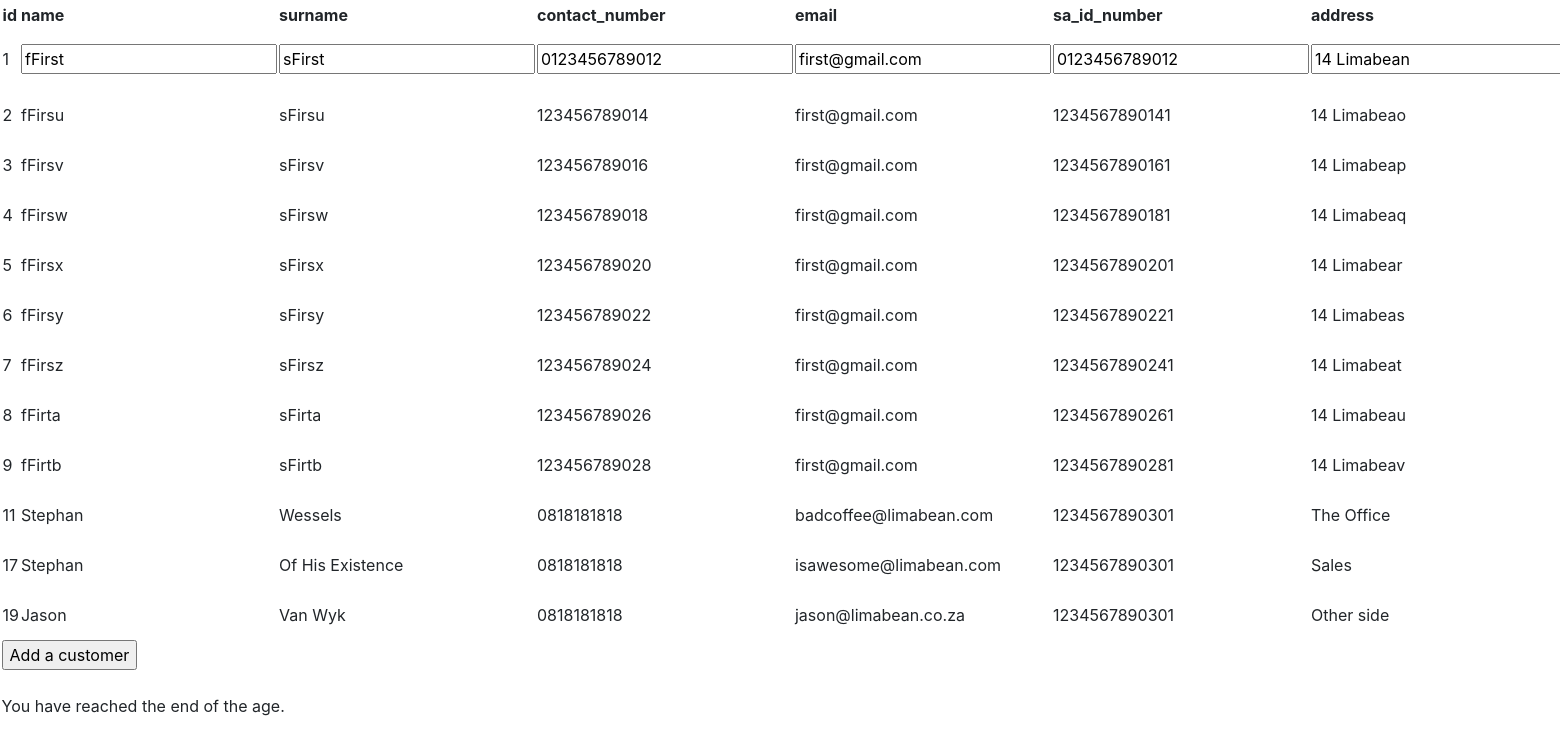
The app's page /customers.php?id=1 with its own data.
### tables this page shows
CREATE TABLE `customer` (
  `id` int(6) NOT NULL,
  `name` varchar(255) DEFAULT NULL,
  `surname` varchar(255) DEFAULT NULL,
  `contact_number` varchar(18) DEFAULT NULL,
  `email` varchar(255) DEFAULT NULL,
  `sa_id_number` char(13) DEFAULT NULL,
  `address` varchar(255) DEFAULT NULL
);

### customers.php (called while the page is built, shortened)
<?php
include("functionsMain.php");
include("customerTable.php");

### customer.php (called while the page is built, shortened)
<?php
class customer
{
    private $id, $name, $surname, $contact_number, $email, $sa_id_number, $address;
    public function __construct($name = "", $surname = "", $contact_number = "", $email = "", $sa_id_number = "", $address = "", $id = "false")
    {
        if($name != ""){
            $this->id = $id;
        }
    }
    public function getId()
    {
        return $this->id;
    }
}

### dbConnect.php (called while the page is built, shortened)
<?php
class dbConnect
{
    private $host, $user, $password, $database, $conn;
    public function __construct($host = "127.0.0.1", $user = "root", $password = "", $database = "dvd_shop")
    {
        $this->host = $host;
        $this->user = $user;
        $this->password = $password;
        $this->database = $database;
        $this->conn = mysqli_connect($this->host, $this->user, $this->password, $this->database);
    }
    public function fetch($query, $where =[], $condition = ' AND ')
    {
        if(is_string($where)) {
            $where = [$where];
        }
        if($where) {
            $query .= ' WHERE ';
            $query .= implode($condition, $where);
        }
        $sql = $this->conn->query($query);
        $result = array();
        while ($row = mysqli_fetch_assoc($sql)) {
            array_push($result, $row);
        }
        return $result;
    }
}

### functionsMain.php (the view, shortened to what this page needs)
    <?php
function tableRowEditTD($name, $value, $placeholder = "", $required = "true", $type = "text"){
    echo "<td>
            <input name='" . $name . "' value='" . htmlspecialchars($value) . "' placeholder='" . htmlspecialchars($placeholder) . "' type='" . $type . "' " . $required . ">
          </td>";
}
function tableRowTD($value){
    echo "<td>" . htmlspecialchars($value) . "</td>";
}

### customerTable.php (shortened to what this page needs)
<?php
include('dbConnect.php');
include_once('functionsCustomer.php');
$_SESSION['customer'] = getCustomer("1=1");
?>
    <table style="width:100%">
        <tr>
            <th>id</th>
            <th>name</th>
            <th>surname</th>
            <th>contact_number</th>
            <th>email</th>
            <th>sa_id_number</th>
            <th>address</th>
        </tr>
        <?php
        foreach ($_SESSION['customer'] as $key => $value) {
                if (isset($_SESSION['userEditing']) && $_SESSION['userEditing'] == $value->getId()) {
                    customerTableRowEdit($value);
                } else {
                    customerTableRow($value);
                }
            }
        ?>
    </table>
    <form method="post" action="<?= htmlspecialchars($_SERVER['PHP_SELF']) ?>">
        <input name="addCustomer" type="submit" value="Add a customer">
    </form>

### functionsCustomer.php (shortened to what this page needs)
<?php
include_once("functionsMain.php");
function getCustomer($where = [], $condition = ' AND ')
{
    $dbConnect = new dbConnect();
    $results = $dbConnect->fetch("SELECT * FROM customer ", $where, $condition);
    $customer = array();
    foreach ($results as $value) {
        array_push($customer,
            new Customer($value['name'], $value['surname'], $value['contact_number'],
                $value['email'], $value['sa_id_number'], $value['address'], $value['id']));
    }
    return $customer;
}
function customerTableRow($customerArray)
{
    echo "<tr>";
    tableRowTD($customerArray->getId());
    echo "<td> <a href='?id=" . htmlspecialchars($customerArray->getId()) . "'>edit</a>
               <a href='?id=" . htmlspecialchars($customerArray->getId()) . "&delete=TRUE'>delete</a>
          </td>" . "
         </tr>";
}
function customerTableRowEdit($customerArray)
{
    echo "<tr>
                <form action='" . htmlspecialchars($_SERVER["PHP_SELF"]) . "' method='post'>
                    <td>
                        " . htmlspecialchars($customerArray->getId()) . "
                    </td>";
        tableRowEditTD('name', $customerArray->getName(), $customerArray->getName());
    echo "<td>
                <input type='submit' name='updateCustomer' value='save'>
                <input type='submit' name='deleteCustomer' value='delete'>
                <input type='hidden' name='id' value='" . htmlspecialchars($customerArray->getId()) . "'>
            </td>" . "
        </form>
    </tr>";
}

### css/phptest.css (style rules this page uses)
table { width: 100%; margin: auto; }

### records on screen
customer: id "1", name "fFirst", surname "sFirst", contact_number "0123456789012", email "first@gmail.com", sa_id_number "0123456789012", address "14 Limabean"
customer: id "2 fFirsu sFirsu 123456789014 first@gmail.com 1234567890141 14 Limabeao"
customer: id "3 fFirsv sFirsv 123456789016 first@gmail.com 1234567890161 14 Limabeap"
customer: id "4 fFirsw sFirsw 123456789018 first@gmail.com 1234567890181 14 Limabeaq"
customer: id "5 fFirsx sFirsx 123456789020 first@gmail.com 1234567890201 14 Limabear"
customer: id "6 fFirsy sFirsy 123456789022 first@gmail.com 1234567890221 14 Limabeas"
customer: id "7 fFirsz sFirsz 123456789024 first@gmail.com 1234567890241 14 Limabeat"
customer: id "8 fFirta sFirta 123456789026 first@gmail.com 1234567890261 14 Limabeau"
customer: id "9 fFirtb sFirtb 123456789028 first@gmail.com 1234567890281 14 Limabeav"
customer: id "11 Stephan Wessels 0818181818 badcoffee@limabean.com 1234567890301 The Office"
customer: id "17 Stephan Of His Existence 0818181818 isawesome@limabean.com 1234567890301 Sales"
customer: id "19 Jason Van Wyk 0818181818 jason@limabean.co.za 1234567890301 Other side"
